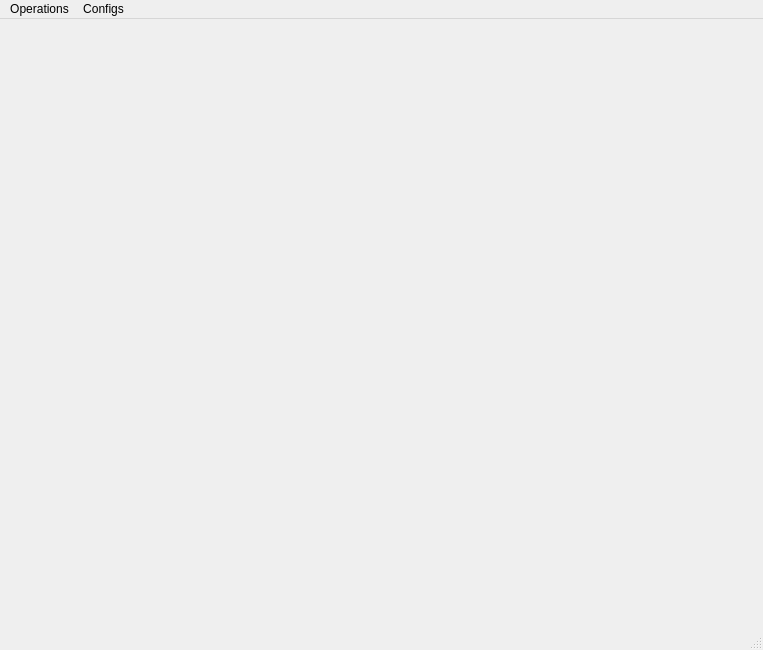
<?xml version="1.0" encoding="UTF-8"?>
<ui version="4.0">
 <class>MainWindow</class>
 <widget class="QMainWindow" name="MainWindow">
  <property name="geometry">
   <rect>
    <x>0</x>
    <y>0</y>
    <width>763</width>
    <height>650</height>
   </rect>
  </property>
  <property name="minimumSize">
   <size>
    <width>600</width>
    <height>600</height>
   </size>
  </property>
  <property name="windowTitle">
   <string>MainWindow</string>
  </property>
  <widget class="QWidget" name="centralwidget">
   <property name="sizePolicy">
    <sizepolicy hsizetype="Expanding" vsizetype="Expanding">
     <horstretch>0</horstretch>
     <verstretch>0</verstretch>
    </sizepolicy>
   </property>
   <widget class="SBoard" name="sboard" native="true">
    <property name="geometry">
     <rect>
      <x>-1</x>
      <y>-1</y>
      <width>761</width>
      <height>241</height>
     </rect>
    </property>
   </widget>
  </widget>
  <widget class="QMenuBar" name="menubar">
   <property name="geometry">
    <rect>
     <x>0</x>
     <y>0</y>
     <width>763</width>
     <height>22</height>
    </rect>
   </property>
   <widget class="QMenu" name="menuConfig">
    <property name="title">
     <string>Operations</string>
    </property>
    <addaction name="actionNew_Game"/>
   </widget>
   <widget class="QMenu" name="menuConfigs">
    <property name="title">
     <string>Configs</string>
    </property>
    <widget class="QMenu" name="menuThemes">
     <property name="title">
      <string>Themes</string>
     </property>
     <addaction name="actionDark_Mode"/>
     <addaction name="actionLight_Mode"/>
     <addaction name="actionGenshin_Mode"/>
    </widget>
    <addaction name="menuThemes"/>
   </widget>
   <addaction name="menuConfig"/>
   <addaction name="menuConfigs"/>
  </widget>
  <widget class="QStatusBar" name="statusbar"/>
  <action name="actionNew_Game">
   <property name="text">
    <string>New Game</string>
   </property>
  </action>
  <action name="actionDark_Mode">
   <property name="text">
    <string>Dark Mode</string>
   </property>
  </action>
  <action name="actionLight_Mode">
   <property name="text">
    <string>Light Mode</string>
   </property>
  </action>
  <action name="actionGenshin_Mode">
   <property name="text">
    <string>Genshin Mode</string>
   </property>
  </action>
 </widget>
 <customwidgets>
  <customwidget>
   <class>SBoard</class>
   <extends>QWidget</extends>
   <header location="global">sboard.h</header>
   <container>1</container>
  </customwidget>
 </customwidgets>
 <resources/>
 <connections/>
</ui>
